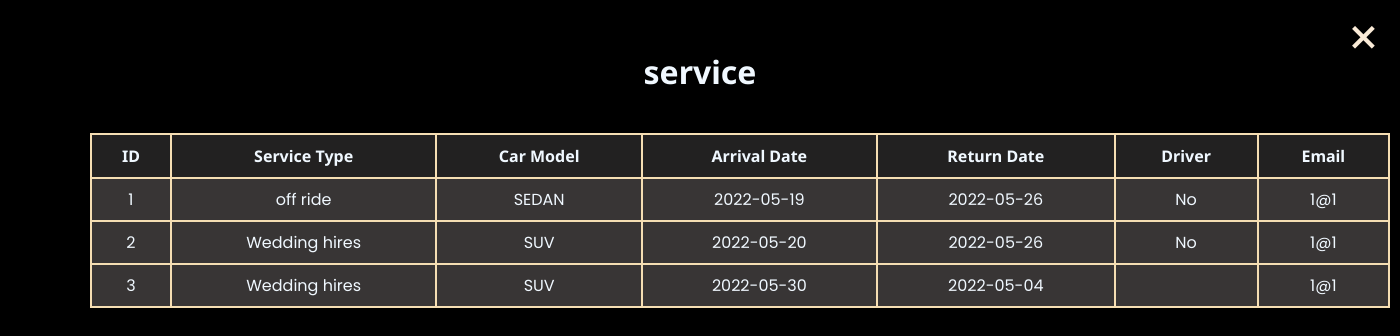
/service_list.php, run on the app's committed database.
### tables this page shows
CREATE TABLE `service` (
  `id` int(11) NOT NULL,
  `service_type` varchar(255) NOT NULL,
  `car_model` varchar(255) NOT NULL,
  `a_date` date NOT NULL,
  `r_date` date NOT NULL,
  `driver` varchar(255) NOT NULL,
  `email` varchar(255) NOT NULL
);

### service_list.php (the view, shortened to what this page needs)
<?php
$db = mysqli_connect('localhost','root','','inquires');
$results = mysqli_query($db, "SELECT * FROM service");
?>
<!DOCTYPE html>
<html lang="en">
<head>
    <link rel="stylesheet" Type="text/css" href="css/inquery_list.css">
</head>
<body>
    <div class="container">
        <div class="row">
            <h1>service</h1>
        </div>
        <a href="index.php">
            <span class="close">+</span>
        </a>
        <div class="row">
        </div>
        <div class="row mt-5">
            <table class="table">
                <thead>
                    <tr>
                    <th scope="col">ID</th>
                    <th scope="col">Service Type</th>
                    <th scope="col">Car Model</th>
                    <th scope="col">Arrival Date</th>
                    <th scope="col">Return Date</th>
                    <th scope="col">Driver</th>
                    <th scope="col">Email</th>
                    </tr>
                </thead>
                <tbody>
                    <?php while ($row = mysqli_fetch_array($results)) { ?>
                    <tr>
                        <td><?php echo $row['id']; ?></td>
                        <td><?php echo $row['service_type']; ?></td>
                        <td><?php echo $row['car_model']; ?></td>
                        <td><?php echo $row['a_date']; ?></td>
                        <td><?php echo $row['r_date']; ?></td>
                        <td><?php echo $row['driver']; ?></td>
                        <td><?php echo $row['email']; ?></td>
                    </tr>
                <?php } ?>
                </tbody>
            </table>
        </div>
    </div>
</body>
</html>

### css/inquery_list.css (style rules this page uses)
* { margin: 0; padding: 0; box-sizing: border-box; }
body { background-color: black; color: aliceblue; }
.row { position: relative; font-family:'Noto Sans', sans-serif; padding: 10px; text-align: center; top: 40px; }
table { width: 1300px; text-align: center; position: relative; left: 80px; padding: 20px; }
table,th,td { border: 2px solid wheat; border-collapse: collapse; }
table th { padding: 10px; background:rgb(34, 33, 33) ; }
table td { background: rgb(56, 53, 53); padding: 8px; font-family: 'Poppins', sans-serif; }
.close { font-size: 60px; font-weight: 600; display: inline-block; transform: rotate(45deg); color: antiquewhite; position: relative; cursor: pointer; float: right; bottom: 60px; right: 20px; }

### data on the page
service: id "1", service_type "off ride", car_model "SEDAN", a_date "2022-05-19", r_date "2022-05-26", driver "No", email "1@1"
service: id "2", service_type "Wedding hires", car_model "SUV", a_date "2022-05-20", r_date "2022-05-26", driver "No", email "1@1"
service: id "3", service_type "Wedding hires", car_model "SUV", a_date "2022-05-30", r_date "2022-05-04", email "1@1"
